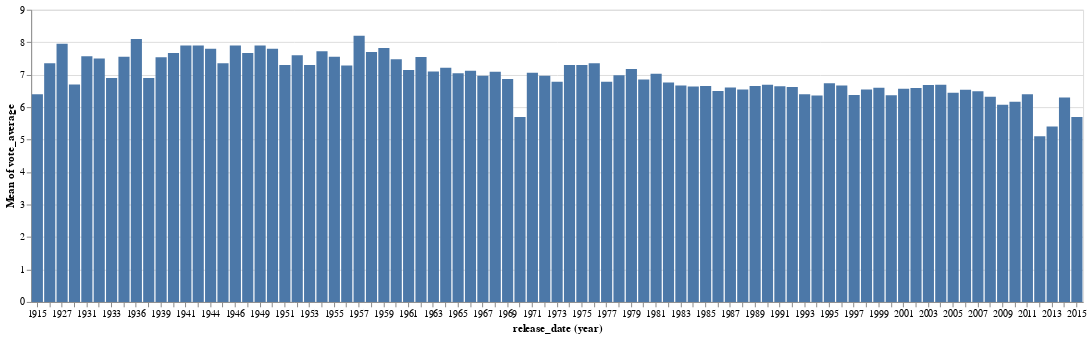

Source (notebook cell):
### Code cell
alt.Chart(clean_movies, width=1080).mark_bar().encode(
    alt.Y('mean(vote_average)'),
    alt.X('year(release_date):O')
)

### Figure 1 — Vega-Lite specification as saved in the notebook (floating-point values rounded to 4 significant figures; data arrays with more than 128 entries replaced by an {"elided": "..."} marker saying what was removed)
{"config": {"view": {"continuousWidth": 400, "continuousHeight": 300}}, "data": {"name": "data-1a4418cf8042b822af4a913271300e81"}, "mark": "bar", "encoding": {"x": {"type": "ordinal", "field": "release_date", "timeUnit": "year"}, "y": {"type": "quantitative", "aggregate": "mean", "field": "vote_average"}}, "width": 1080, "$schema": "https://vega.github.io/schema/vega-lite/v4.0.2.json", "datasets": {"data-1a4418cf8042b822af4a913271300e81": {"elided": "1301 records"}}}
